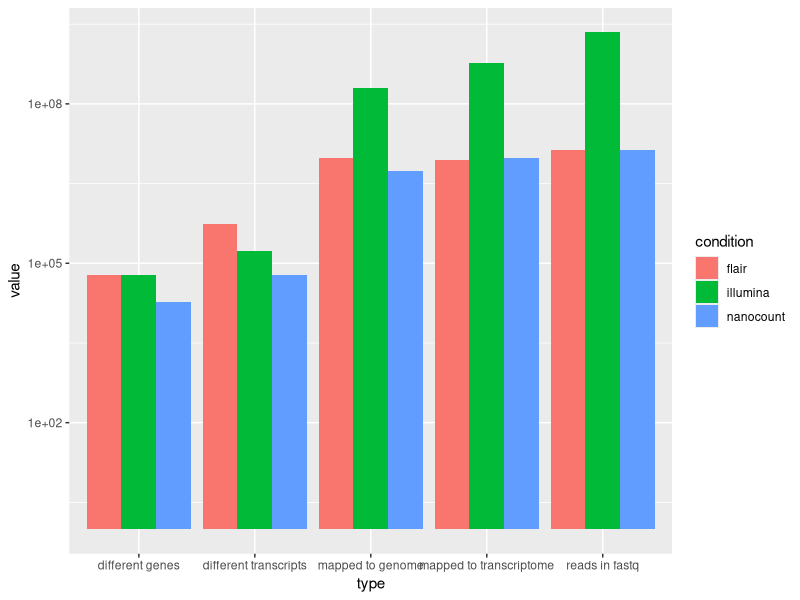

Recreate this plot in R.
library(ggplot2)

condition<-c(rep(c("nanocount","illumina","flair"),5))
value<-c(13361612,2210201946,13361612,
         5336687,198964151,9474547,
         9390854,583418846,8929373,
         60021,168079,545802,
         18295,60676,61004)
type<-c("reads in fastq","reads in fastq","reads in fastq",
        "mapped to genome","mapped to genome","mapped to genome",
        "mapped to transcriptome","mapped to transcriptome","mapped to transcriptome",
        "different transcripts","different transcripts","different transcripts",
        "different genes","different genes","different genes")



data1<-data.frame(type,condition,value)
ggplot(data1, aes(fill=condition,y=value, x=type)) + 
  geom_bar(position="dodge", stat="identity") + scale_y_log10()
